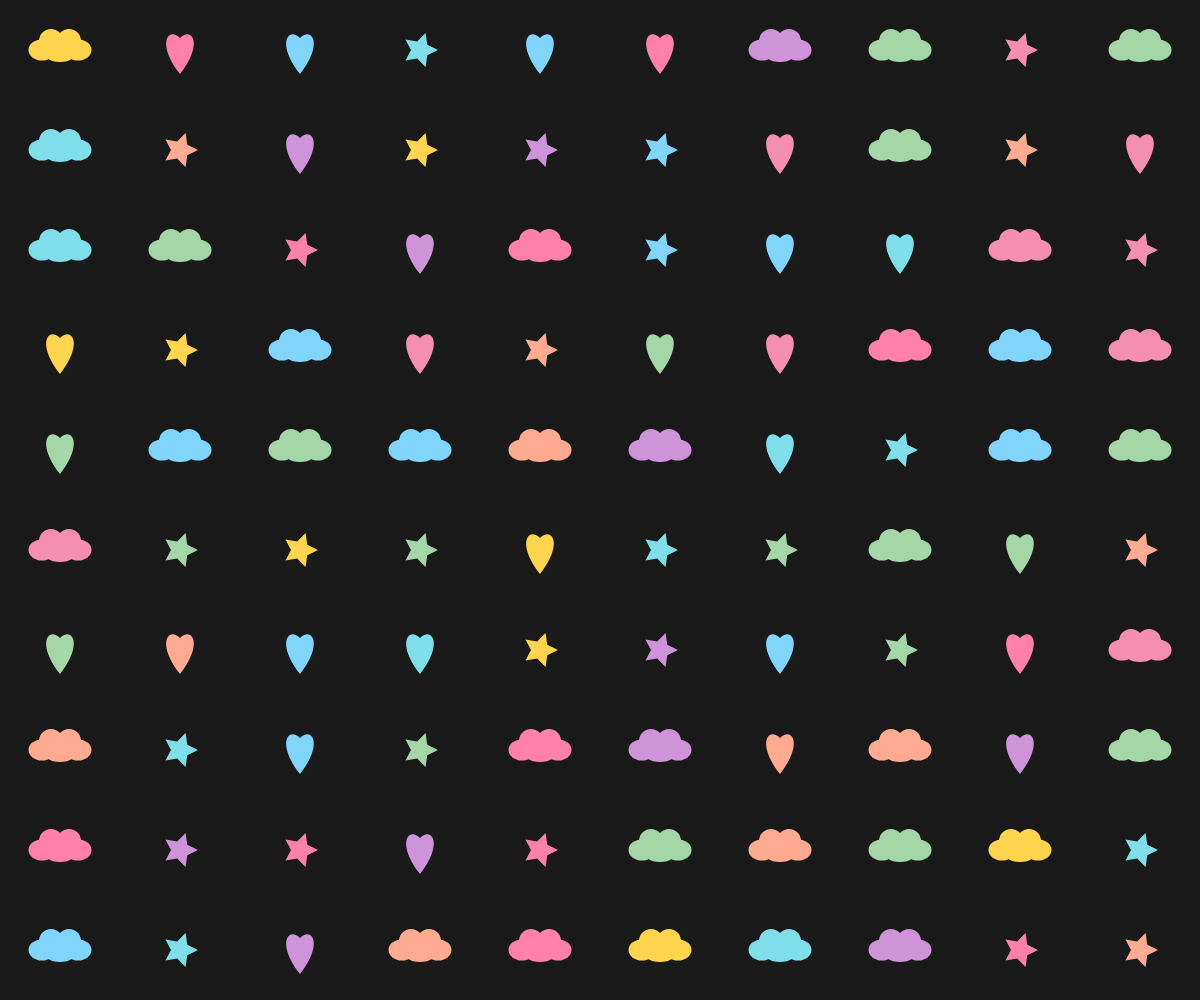
Frame 1 (no input)
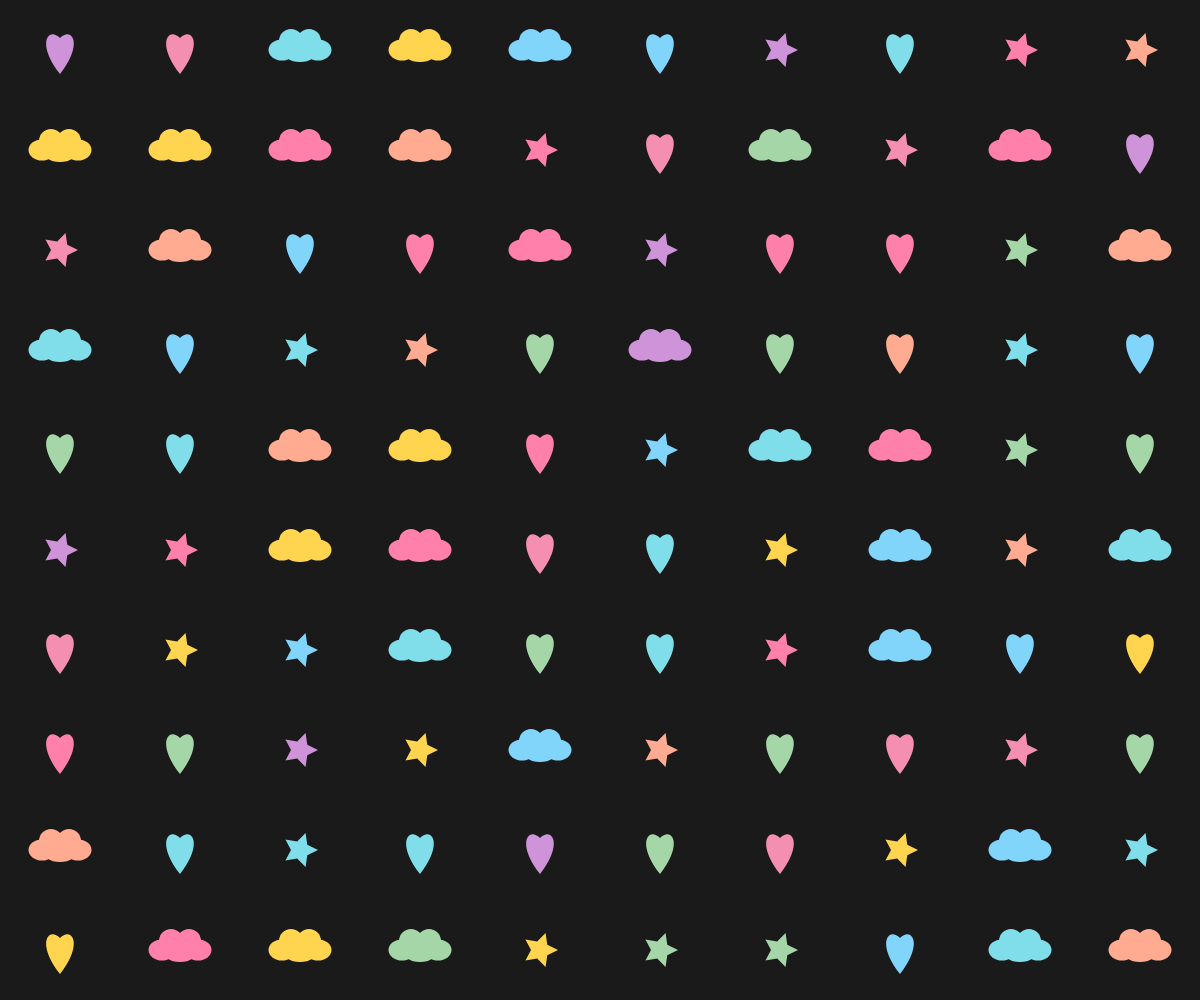
Frame 2 (the mouse pressed at the canvas centre, redrawn once)

The p5.js sketch that drew these frames (run headless with seeded random() and noise() and a simulated clock; the mouse was pressed at the canvas centre and the sketch redrawn once):

// p5.js sketch
// ── sketch.js
let lightColors = [
  "#FF80AB","#FFD54F","#80DEEA","#A5D6A7","#CE93D8","#FFAB91","#F48FB1","#81D4FA" 
];



function setup() {
  createCanvas(windowWidth, windowHeight);
  noLoop();
  noStroke();
  drawPattern();
}

function draw() {
  // intentionally empty
}

function drawPattern() {
  background("#1A1A1A"); 

  let cols = 10;
  let rows = 10;
  let w = width / cols;
  let h = height / rows;

  for (let i = 0; i < cols; i++) {
    for (let j = 0; j < rows; j++) {
      let x = i * w + w / 2;
      let y = j * h + h / 2;

      push();
      translate(x, y);
      let choice = int(random(3));
      let c = random(lightColors);
      fill(c);

      switch (choice) {
        case 0:
          drawHeart(w * 0.2);
          break;
        case 1:
          drawStar(w * 0.15);
          break;
        case 2:
          drawCloud(w * 0.25);
          break;
      }
      pop();
    }
  }
}

function drawHeart(size) {
  beginShape();
  vertex(0, -size / 2);
  bezierVertex(size / 2, -size, size, -size / 4, 0, size);
  bezierVertex(-size, -size / 4, -size / 2, -size, 0, -size / 2);
  endShape(CLOSE);
}

function drawStar(radius) {
  let angle = TWO_PI / 5;
  let halfAngle = angle / 2.0;
  beginShape();
  for (let a = 0; a < TWO_PI; a += angle) {
    let sx = cos(a) * radius;
    let sy = sin(a) * radius;
    vertex(sx, sy);
    sx = cos(a + halfAngle) * (radius / 2);
    sy = sin(a + halfAngle) * (radius / 2);
    vertex(sx, sy);
  }
  endShape(CLOSE);
}

function drawCloud(size) {
  noStroke();
  ellipse(0, 0, size * 1.2, size * 0.8);        
  ellipse(-size * 0.6, 0, size * 0.9, size * 0.7); 
  ellipse(size * 0.6, 0, size * 0.9, size * 0.7);  
  ellipse(-size * 0.3, -size * 0.3, size * 0.8, size * 0.8);
  ellipse(size * 0.3, -size * 0.3, size * 0.8, size * 0.8);
}


function mousePressed() {
  drawPattern();
}

function windowResized() {
  resizeCanvas(windowWidth, windowHeight);
  drawPattern();
}
